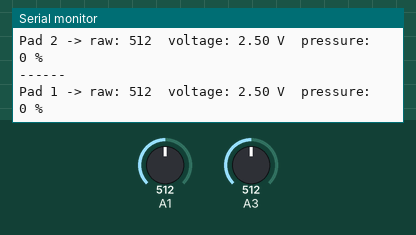
A sketch run on a simulated Arduino Uno, built with avr-gcc and run on an emulated ATmega328P. Shown: the last lines printed to the serial monitor. The inputs (shaded band) are chosen by the test bench; at power-on: A1 = 512, A3 = 512.

Above: at 1.7 s.
1.8 s: A1 set to 772
At 1.91 s:
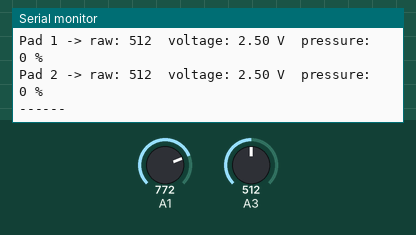
3.3 s: A1 set to 790
At 3.31 s:
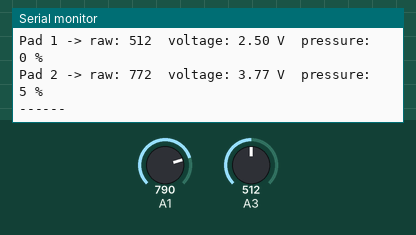
6.3 s: A3 set to 775
At 6.41 s:
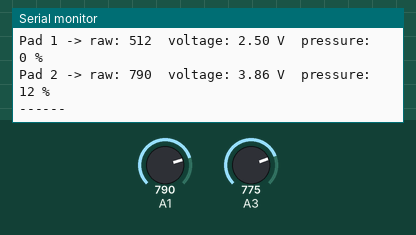
9.3 s: A3 set to 796
At 9.51 s:
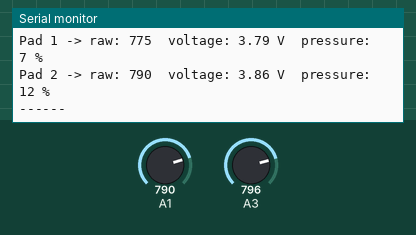
Timing chart, 0 to 12.3 s (numbered marks = the images above; inputs shaded):
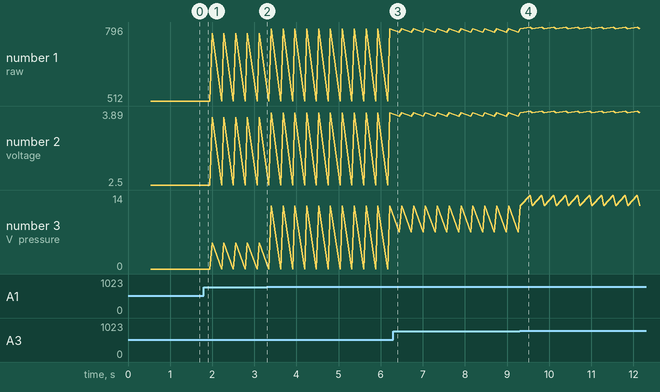

Measured:
- plotted number 1: 512 → 772 after the input at 1.8 s, 772 → 790 after the input at 3.3 s, 790 → 775 after the input at 6.3 s
- plotted number 2: 2.5 → 3.77 after the input at 1.8 s, 3.77 → 3.86 after the input at 3.3 s, 3.86 → 3.79 after the input at 6.3 s
- plotted number 3: 0 → 5 after the input at 1.8 s, 5 → 12 after the input at 3.3 s, 12 → 7 after the input at 6.3 s

The sketch:

sketch_Velostat.ino
```cpp
const int sensor1 = A3;// Pad 1 -> A3
const int sensor2 = A1;// Pad 2 -> A1

int rawRest1  = 756;
int rawPress1 = 1023;

int rawRest2  = 756;
int rawPress2 = 1023;

const int numReadings = 8;

void setup() {
  Serial.begin(9600);
  delay(500);
  Serial.println("Velostat dual pad test starting...");
}

int readAveraged(int pin) {
  long total = 0;
  for (int i = 0; i < numReadings; i++) {
    total += analogRead(pin);
    delay(2);
  }
  return total / numReadings;
}

void loop() {
  int raw1 = readAveraged(sensor1);
  int raw2 = readAveraged(sensor2);

  float volt1 = raw1 * (5.0 / 1023.0);
  float volt2 = raw2 * (5.0 / 1023.0);

  int pressure1 = map(raw1, rawRest1, rawPress1, 0, 100);
  pressure1 = constrain(pressure1, 0, 100);

  int pressure2 = map(raw2, rawRest2, rawPress2, 0, 100);
  pressure2 = constrain(pressure2, 0, 100);

  Serial.print("Pad 1 -> raw: ");
  Serial.print(raw1);
  Serial.print("  voltage: ");
  Serial.print(volt1, 2);
  Serial.print(" V  pressure: ");
  Serial.print(pressure1);
  Serial.println(" %");

  Serial.print("Pad 2 -> raw: ");
  Serial.print(raw2);
  Serial.print("  voltage: ");
  Serial.print(volt2, 2);
  Serial.print(" V  pressure: ");
  Serial.print(pressure2);
  Serial.println(" %");

  Serial.println("------");
  delay(200);
}
```
